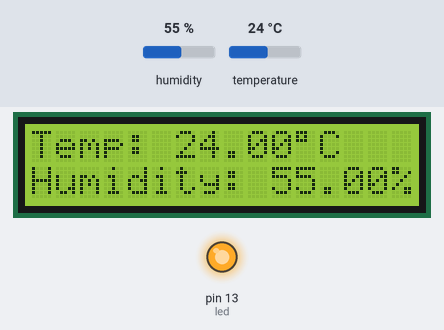
The sketch below on a simulated Arduino Uno, built with avr-gcc and run on an emulated ATmega328P. On the bench: 16×2 character LCD, output pins drawn as LEDs (lit = HIGH). Inputs (shaded band) come from the test bench; at power-on: humidity 55 %, temperature 24 °C.

Above: at 1.2 s.
1.3 s: humidity set to 72 %
At 3.3 s:
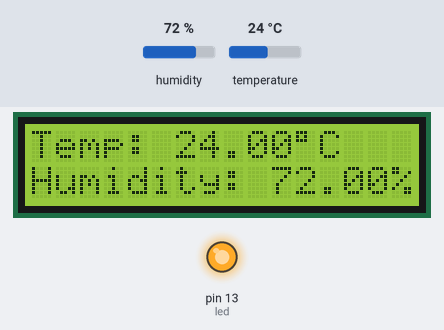
3.8 s: humidity set to 75 %
At 5.8 s:
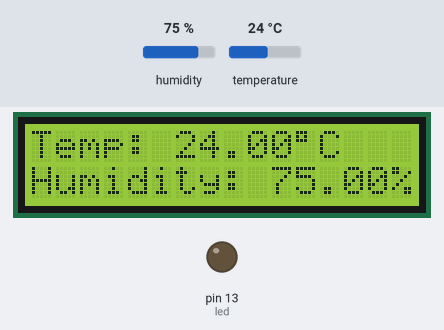
6.1 s: humidity set to 22 %
At 7.2 s:
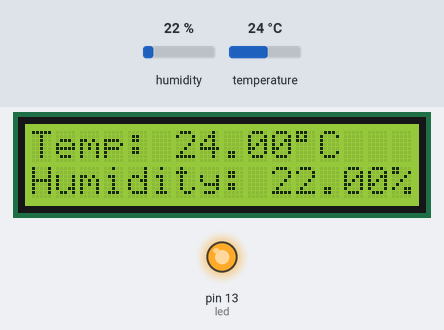
Timing chart, 0 to 9.1 s (numbered marks = the images above; inputs shaded):
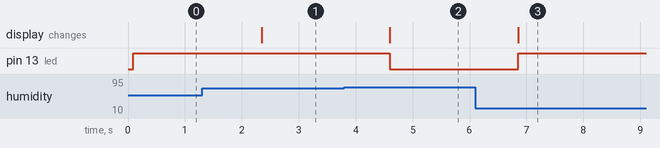

The sketch:

hydropon.ino
```cpp
#include <dht.h>
#include <LiquidCrystal.h>
LiquidCrystal lcd(12, 11, 5, 4, 3, 2);
dht DHT;
#define DHT11_PIN 7
int led = 13; //output voltage for DHT11
void setup(){
  lcd.begin(16, 2);
  pinMode(led, OUTPUT);
}
void loop()
{
  //blinking the LED
  //digitalWrite(led,HIGH);
  //delay(1000);
  //digitalWrite(led, LOW);
  //delay(1000);

  int chk = DHT.read11(DHT11_PIN);
  int humidity = DHT.humidity;
  //lcd screen printing to see data output
  lcd.print("Temp: ");
  lcd.print(DHT.temperature);
  lcd.print((char)223);
  lcd.print("C");

  lcd.setCursor(0,1);
  lcd.print("Humidity: ");
  lcd.print(DHT.humidity);
  lcd.print("%");
  //turns on or off the water source depending on the range
  //Serial.print(humidity);
  if(humidity > 73){
    digitalWrite(led, LOW);
  } else {
    digitalWrite(led, HIGH);
  }
  delay(1100);
}
```

Measured:
- the behaviour switches between 73 and 74 % on humidity (found by bisection; images 1 and 2)
- after the input at 1.3 s, the display: changes after 1.0 s (image 1)
- after the input at 3.8 s, pin 13 (led): HIGH → LOW after 0.80 s; the display: changes after 0.80 s (image 2)
- after the input at 6.1 s, pin 13 (led): LOW → HIGH after 0.76 s; the display: changes after 0.76 s (image 3)
